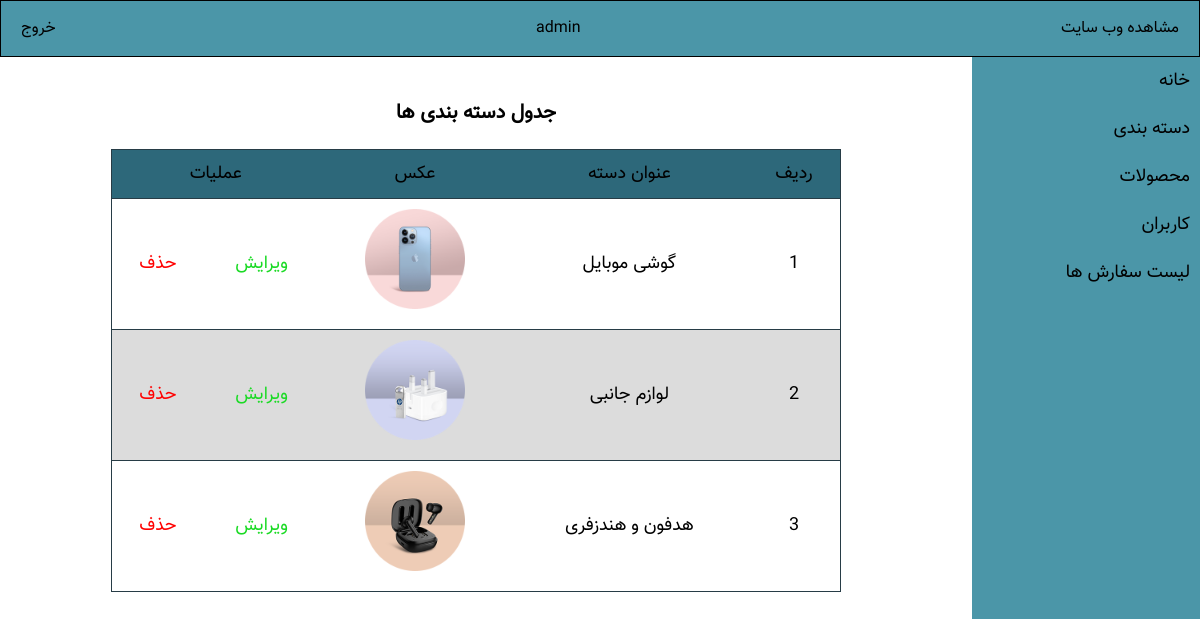
Page /admin/index.php?show-category (signed in) on the committed database.
### tables this page shows
CREATE TABLE `categories` (
  `id` int(11) NOT NULL,
  `title` varchar(255) NOT NULL,
  `image` varchar(255) NOT NULL
);

### inc/functions.php (called while the page is built, shortened)
<?php
function showQuery($connection, $table)
{
    return mysqli_query($connection, "select * from $table");
}
?>

### admin/pages/categories/index.php (the view, shortened to what this page needs)
<table class="table">
    <caption>جدول دسته بندی ها</caption>
    <thead class="text-center">
        <tr>
            <td>ردیف</td>
            <td>عنوان دسته</td>
            <td>عکس</td>
            <td colspan="2">عملیات</td>
        </tr>
    </thead>
    <tbody class="text-center">
        <?php
        $cat_query = showQuery($connection, 'categories');
        $i = 1;
        if (mysqli_num_rows($cat_query) > 0) {
            while ($cat_row = mysqli_fetch_array($cat_query)) { ?>
                <tr>
                    <td><?php echo $i++ ?></td>
                    <td><?php echo $cat_row['title'] ?></td>
                    <td><img src="resources/images/categories/<?php echo $cat_row['image'] ?>" alt="" width="100" height="100"></td>
                    <td><a href="index.php?edit-category=<?php echo $cat_row['id'] ?>" class="text-green">ویرایش</a></td>
                    <td><a href="actions.php?delete-category=<?php echo $cat_row['id'] ?>" class="text-danger">حذف</a></td>
                </tr>
        <?php }
        } else {
            echo '<div>هیچ رکوردی در جدول ثبت نشده است</div>';
        } ?>
    </tbody>
</table>

### admin/resources/css/style.css (style rules this page uses)
body { font-family: vazir; direction: rtl; }
* { padding: 0; margin: 0; box-sizing: border-box; }
a { text-decoration: none; }
a { color: #000000; }
.text-danger { color:rgb(212, 16, 16) ; border-radius:5px ; text-align: center; color: #ff0000; }
.text-green { color: rgb(31, 214, 31); border-radius:5px ; text-align: center; color: #1bda25; }
.text-center { text-align: center; margin-left: 100px; }
.table tr:nth-child(even) { background-color: #dcdcdc; }
.table { width: 80%; border-collapse: collapse; margin: 20px auto 50px auto; direction:rtl; }
.table thead { background-color: #2d687a; }
.table td,th { border-bottom: 1px solid #273c46; }
.table caption { margin-bottom: 20px; font-size: 20px; font-weight: bold; }
.table tr { border: 1px solid #273c46; transition: all .3s; text-align: center; color:#000; font-size:18px; }
.table td { padding: 10px; }
.table img { object-fit: contain; }

### rows in the picture
categories: title "گوشی موبایل", image (picture)
categories: title "لوازم جانبی", image (picture)
categories: title "هدفون و هندزفری", image (picture)

### other values in the picture
$_SESSION['admin'] "admin"
